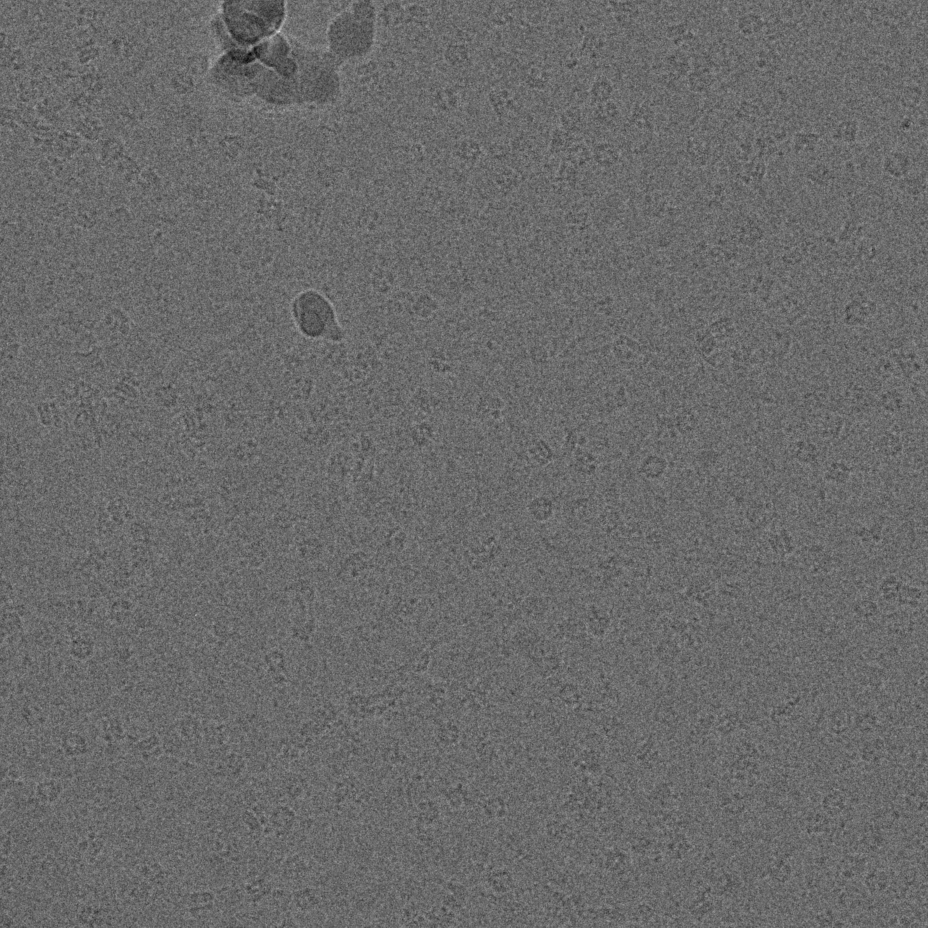
#> input picture DataMiningCases/【第五章】 RNA排序预测/图像挖掘/data/train/3.jpg, 3710 x 3710 px (shown at 1/4 size)
$ python phase_unwrapping.py
#> lines starting #> are read from the running program, lines starting #| are printed output that depends on the picture
# -*- coding: utf-8 -*-
"""
Created on Mon May 30 02:00:57 2016

@author: yuhui
"""

import numpy as np
from matplotlib import pyplot as plt
from skimage import img_as_float, color, exposure, io
from skimage.restoration import unwrap_phase

# Load an image as a floating-point grayscale
image = color.rgb2gray(img_as_float(io.imread('3.jpg')))    # Scale the image to [0, 4*pi]
#> image: shape (3710, 3710) float64; min 0, max 1, mean 0.417
image = exposure.rescale_intensity(image, out_range=(0, 4 * np.pi))
# Create a phase-wrapped image in the interval [-pi, pi)
image_wrapped = np.angle(np.exp(1j * image))
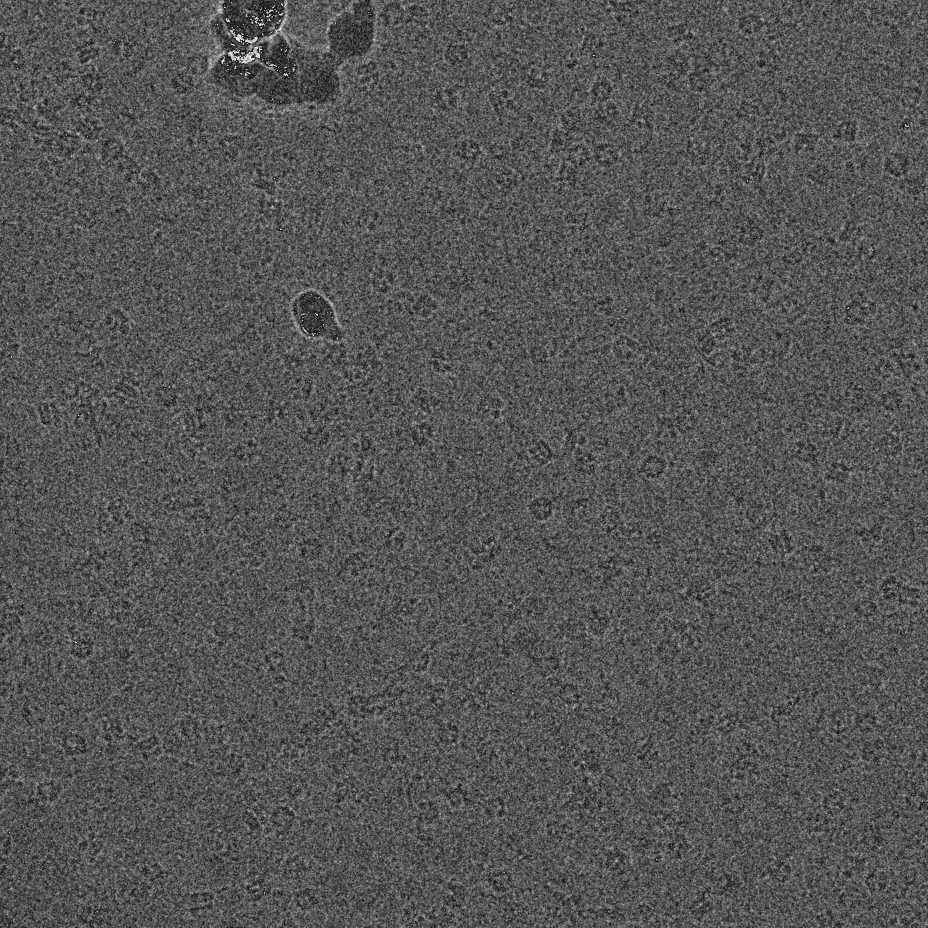
#> image_wrapped: shape (3710, 3710) float64 (shown at 1/4 size); min -3.13, max 3.1, mean -1.03; drawn with min black and max white
# Perform phase unwrapping
image_unwrapped = unwrap_phase(image_wrapped)

fig, ax = plt.subplots(2, 2, sharex=True, sharey=True, subplot_kw={'adjustable':'box-forced'})
ax1, ax2, ax3, ax4 = ax.ravel()

fig.colorbar(ax1.imshow(image, cmap='gray', vmin=0, vmax=4 * np.pi), ax=ax1)
ax1.set_title('Original')

fig.colorbar(ax2.imshow(image_wrapped, cmap='gray', vmin=-np.pi, vmax=np.pi),
             ax=ax2)
ax2.set_title('Wrapped phase')

fig.colorbar(ax3.imshow(image_unwrapped, cmap='gray'), ax=ax3)
ax3.set_title('After phase unwrapping')

fig.colorbar(ax4.imshow(image_unwrapped - image, cmap='gray'), ax=ax4)
ax4.set_title('Unwrapped minus original')
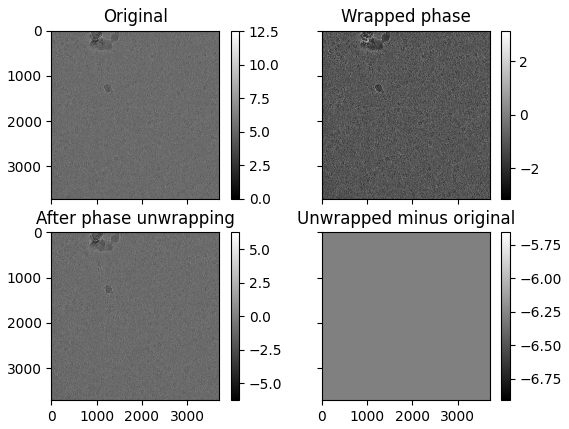
#> figure drawn by matplotlib, 8 panels
